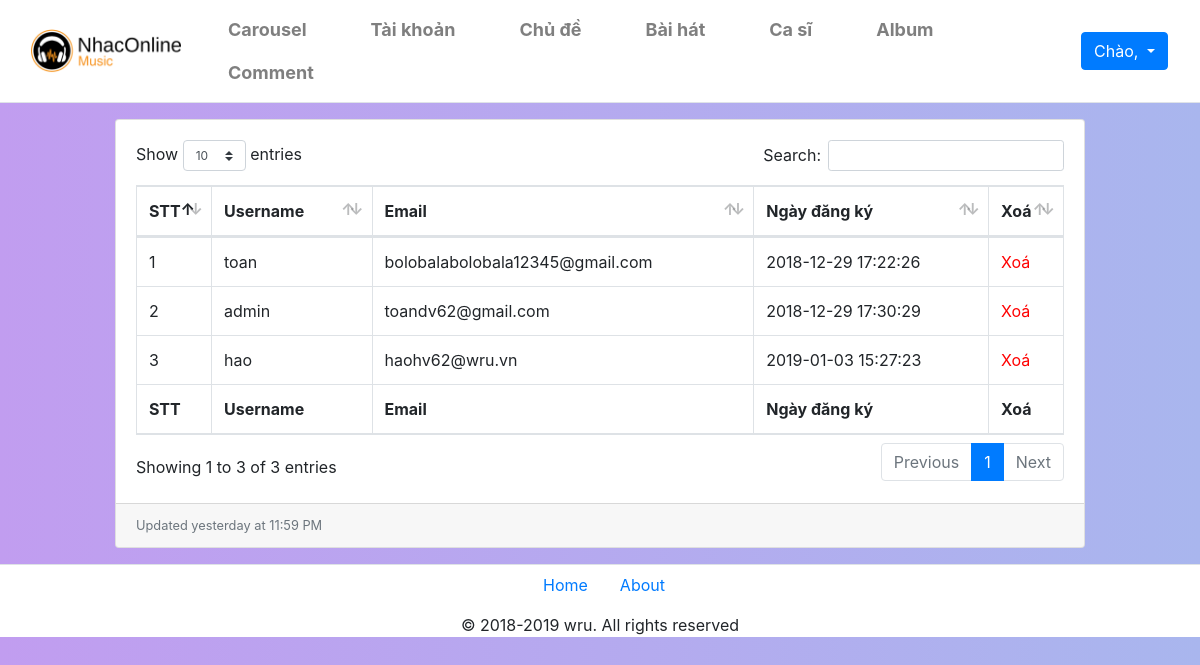
/Sources/admin/user.php, run on an earlier commit of the app's database.
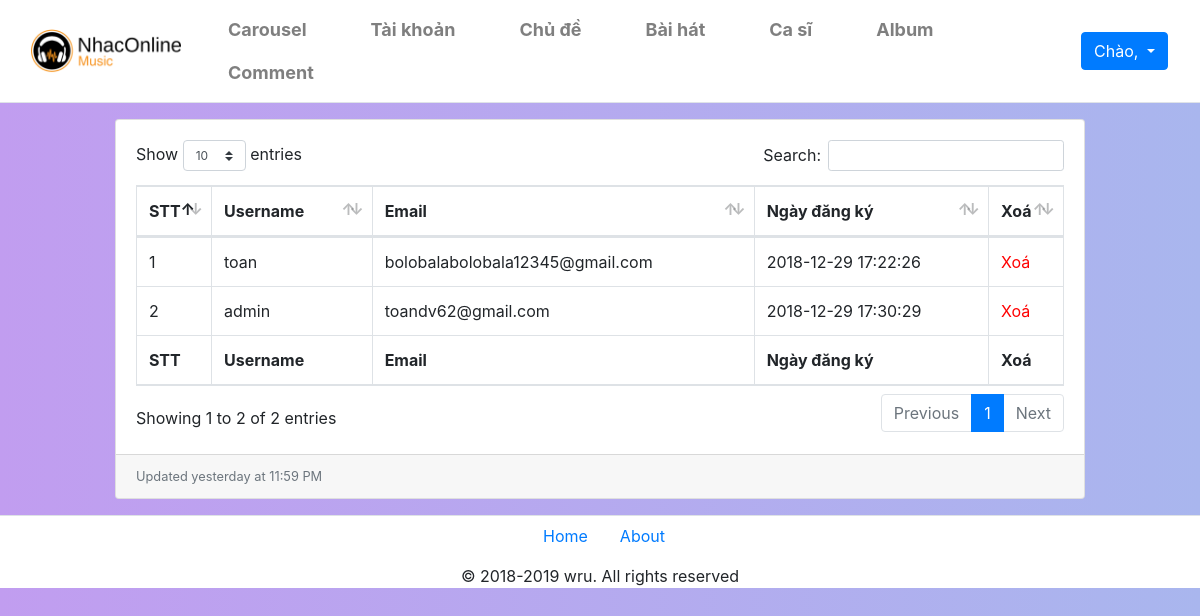
And on a later commit of the database.
### tables this page shows
CREATE TABLE `user` (
  `id` int(255) NOT NULL,
  `userName` varchar(100) NOT NULL,
  `passWord` varchar(100) NOT NULL,
  `hoten` varchar(200) DEFAULT NULL,
  `gioitinh` varchar(100) DEFAULT NULL,
  `ngaysinh` varchar(100) DEFAULT NULL,
  `diachi` varchar(100) DEFAULT NULL,
  `sdt` varchar(20) DEFAULT NULL,
  `email` varchar(100) NOT NULL,
  `level` int(1) NOT NULL DEFAULT '0',
  `code` varchar(100) NOT NULL,
  `active` int(1) DEFAULT NULL,
  `avatar` varchar(100) NOT NULL DEFAULT 'image/avatar.png',
  `ngaydangky` datetime NOT NULL DEFAULT CURRENT_TIMESTAMP
);

### Sources/admin/user.php (the view, shortened to what this page needs)
<!DOCTYPE html>
<html lang="en">
<head>
    <link href="css/bootstrap.min.css" rel="stylesheet">
    <link href="css/dataTables.bootstrap4.css" rel="stylesheet">
    <link rel="stylesheet" href="./css/fix.css">
</head>
<body>
    <?php
        include('header.php');
    ?>
    <main class="col-md-10 m-auto">
    <div class="card mb-3 mt-3">
        <div class="card-body">
            <div class="table-responsive">
                <table class="table table-bordered" id="dataTable" width="100%" cellspacing="0">
                    <thead>
                        <tr>
                            <th>STT</th>
                            <th>Username</th>
                            <th>Email</th>
                            <th>Ngày đăng ký</th>
                            <th>Xoá</th>
                        </tr>
                    </thead>
                    <tfoot>
                        <tr>
                            <th>STT</th>
                            <th>Username</th>
                            <th>Email</th>
                            <th>Ngày đăng ký</th>
                            <th>Xoá</th>
                        </tr>
                    </tfoot>
                    <tbody>
                    <?php
                        include('../php/connect.php');
                        $stt=1;
                        $result = mysqli_query($con,"Select * from user");
                        While($data = mysqli_fetch_assoc($result))
                        {
                            echo "<tr>";
                            echo "<td style='width:50px;'>$stt</td>";
                            echo "<td>$data[userName]</td>";
                            echo "<td>$data[email]</td>";
                            echo "<td>$data[ngaydangky]</td>";
                            echo "<td style='width:50px;'><a href='del_user.php?id=$data[id]' onclick=' return xacnhan();' style='color:red;'>Xoá</a></td>";
                        echo "</tr>";
                        $stt++;
                        }
                        ?>
                    </tbody>
                </table>
            </div>
        </div>
        <div class="card-footer small text-muted">Updated yesterday at 11:59 PM</div>
    </div>
    </main>
    <?php
        include('footer.php');
    ?>
</body>
</html>

What changed in the data, as far as the page shows it:
removed user: userName "hao", email "haohv62@wru.vn", ngaydangky "2019-01-03 15:27:23"
Also different on the page:
text written by a page script: "Show entries Search: Showing 1 to 3 of 3 entries Previous 1 Next" → "Show entries Search: Showing 1 to 2 of 2 entries Previous 1 Next"
